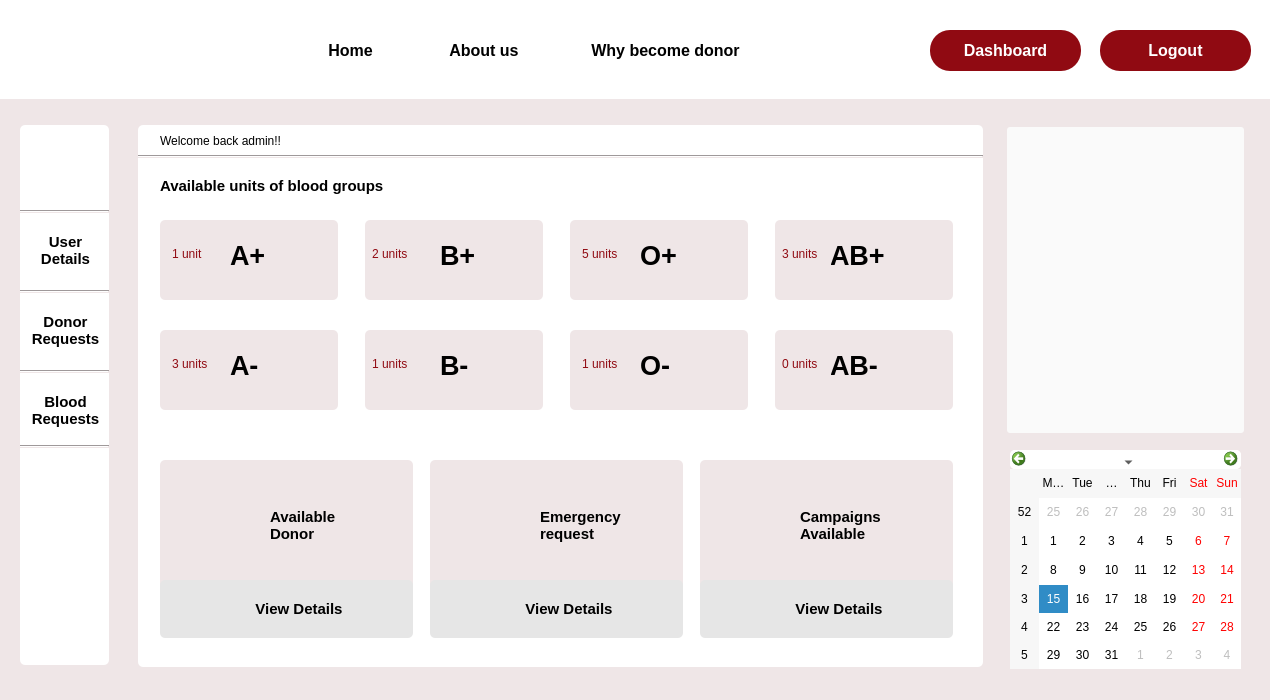
 <widget class="QDialog" name="admin_dashboard">
  <property name="geometry">
   <rect>
    <x>0</x>
    <y>0</y>
    <width>1270</width>
    <height>700</height>
   </rect>
  </property>
  <property name="windowTitle">
   <string>Dialog</string>
  </property>
  <property name="styleSheet">
   <string notr="true">background-color:#EFE6E7;</string>
  </property>
  <widget class="QLabel" name="label_44">
   <property name="geometry">
    <rect>
     <x>640</x>
     <y>340</y>
     <width>41</width>
     <height>51</height>
    </rect>
   </property>
   <property name="font">
    <font>
     <pointsize>20</pointsize>
     <bold>true</bold>
    </font>
   </property>
   <property name="cursor">
    <cursorShape>ArrowCursor</cursorShape>
   </property>
   <property name="styleSheet">
    <string notr="true"/>
   </property>
   <property name="text">
    <string>O-</string>
   </property>
  </widget>
  <widget class="QLabel" name="label_13">
   <property name="geometry">
    <rect>
     <x>775</x>
     <y>220</y>
     <width>178</width>
     <height>80</height>
    </rect>
   </property>
   <property name="cursor">
    <cursorShape>ArrowCursor</cursorShape>
   </property>
   <property name="styleSheet">
    <string notr="true">border-color: rgb(0, 0, 0);
border-radius:5px;</string>
   </property>
   <property name="text">
    <string/>
   </property>
  </widget>
  <widget class="QLabel" name="label_43">
   <property name="geometry">
    <rect>
     <x>680</x>
     <y>340</y>
     <width>63</width>
     <height>61</height>
    </rect>
   </property>
   <property name="cursor">
    <cursorShape>ArrowCursor</cursorShape>
   </property>
   <property name="styleSheet">
    <string notr="true">background-image: url(:/img/Images/blood_drop.png);</string>
   </property>
   <property name="text">
    <string/>
   </property>
  </widget>
  <widget class="QLabel" name="label_45">
   <property name="geometry">
    <rect>
     <x>890</x>
     <y>230</y>
     <width>63</width>
     <height>61</height>
    </rect>
   </property>
   <property name="cursor">
    <cursorShape>ArrowCursor</cursorShape>
   </property>
   <property name="styleSheet">
    <string notr="true">background-image: url(:/img/Images/blood_drop.png);</string>
   </property>
   <property name="text">
    <string/>
   </property>
  </widget>
  <widget class="QLabel" name="label_42">
   <property name="geometry">
    <rect>
     <x>640</x>
     <y>230</y>
     <width>41</width>
     <height>51</height>
    </rect>
   </property>
   <property name="font">
    <font>
     <pointsize>20</pointsize>
     <bold>true</bold>
    </font>
   </property>
   <property name="cursor">
    <cursorShape>ArrowCursor</cursorShape>
   </property>
   <property name="styleSheet">
    <string notr="true"/>
   </property>
   <property name="text">
    <string>O+</string>
   </property>
  </widget>
  <widget class="QLabel" name="label_18">
   <property name="geometry">
    <rect>
     <x>160</x>
     <y>131</y>
     <width>211</width>
     <height>20</height>
    </rect>
   </property>
   <property name="styleSheet">
    <string notr="true">background-color: rgb(255, 255, 255);</string>
   </property>
   <property name="text">
    <string>Welcome back admin!!</string>
   </property>
  </widget>
  <widget class="Line" name="line_2">
   <property name="geometry">
    <rect>
     <x>20</x>
     <y>290</y>
     <width>89</width>
     <height>3</height>
    </rect>
   </property>
   <property name="orientation">
    <enum>Qt::Horizontal</enum>
   </property>
  </widget>
  <widget class="QLabel" name="label_14">
   <property name="geometry">
    <rect>
     <x>570</x>
     <y>220</y>
     <width>178</width>
     <height>80</height>
    </rect>
   </property>
   <property name="cursor">
    <cursorShape>ArrowCursor</cursorShape>
   </property>
   <property name="styleSheet">
    <string notr="true">border-color: rgb(0, 0, 0);
border-radius:5px;</string>
   </property>
   <property name="text">
    <string/>
   </property>
  </widget>
  <widget class="QLabel" name="label_46">
   <property name="geometry">
    <rect>
     <x>830</x>
     <y>230</y>
     <width>66</width>
     <height>51</height>
    </rect>
   </property>
   <property name="font">
    <font>
     <pointsize>20</pointsize>
     <bold>true</bold>
    </font>
   </property>
   <property name="cursor">
    <cursorShape>ArrowCursor</cursorShape>
   </property>
   <property name="styleSheet">
    <string notr="true"/>
   </property>
   <property name="text">
    <string>AB+</string>
   </property>
  </widget>
  <widget class="QLabel" name="label_53">
   <property name="geometry">
    <rect>
     <x>540</x>
     <y>500</y>
     <width>131</width>
     <height>51</height>
    </rect>
   </property>
   <property name="font">
    <font>
     <pointsize>11</pointsize>
     <bold>true</bold>
    </font>
   </property>
   <property name="styleSheet">
    <string notr="true"/>
   </property>
   <property name="text">
    <string>Emergency
request</string>
   </property>
  </widget>
  <widget class="QLabel" name="label_6">
   <property name="geometry">
    <rect>
     <x>160</x>
     <y>220</y>
     <width>178</width>
     <height>80</height>
    </rect>
   </property>
   <property name="cursor">
    <cursorShape>ArrowCursor</cursorShape>
   </property>
   <property name="styleSheet">
    <string notr="true">border-color: rgb(0, 0, 0);
border-radius:5px;</string>
   </property>
   <property name="text">
    <string/>
   </property>
  </widget>
  <widget class="QPushButton" name="login">
   <property name="geometry">
    <rect>
     <x>930</x>
     <y>30</y>
     <width>151</width>
     <height>41</height>
    </rect>
   </property>
   <property name="font">
    <font>
     <pointsize>12</pointsize>
     <bold>true</bold>
    </font>
   </property>
   <property name="cursor">
    <cursorShape>PointingHandCursor</cursorShape>
   </property>
   <property name="styleSheet">
    <string notr="true">#login
{
 background-color:rgb(144, 10, 18);
border-radius:20px;
	color: rgb(255, 255, 255);
}

#login::hover
{
background-color:white;
	color: rgb(144, 10, 18);
}</string>
   </property>
   <property name="text">
    <string>Dashboard</string>
   </property>
  </widget>
  <widget class="QLabel" name="label_8">
   <property name="geometry">
    <rect>
     <x>365</x>
     <y>220</y>
     <width>178</width>
     <height>80</height>
    </rect>
   </property>
   <property name="cursor">
    <cursorShape>ArrowCursor</cursorShape>
   </property>
   <property name="styleSheet">
    <string notr="true">border-color: rgb(0, 0, 0);
border-radius:5px;</string>
   </property>
   <property name="text">
    <string/>
   </property>
  </widget>
  <widget class="QLabel" name="label_10">
   <property name="geometry">
    <rect>
     <x>570</x>
     <y>330</y>
     <width>178</width>
     <height>80</height>
    </rect>
   </property>
   <property name="cursor">
    <cursorShape>PointingHandCursor</cursorShape>
   </property>
   <property name="styleSheet">
    <string notr="true">border-color: rgb(0, 0, 0);
border-radius:5px;</string>
   </property>
   <property name="text">
    <string/>
   </property>
  </widget>
  <widget class="QLabel" name="label_4">
   <property name="geometry">
    <rect>
     <x>1007</x>
     <y>127</y>
     <width>237</width>
     <height>306</height>
    </rect>
   </property>
   <property name="styleSheet">
    <string notr="true">background-color: rgb(255, 255, 255);
border-radius:5px;</string>
   </property>
   <property name="text">
    <string/>
   </property>
  </widget>
  <widget class="QLabel" name="label_33">
   <property name="geometry">
    <rect>
     <x>270</x>
     <y>230</y>
     <width>63</width>
     <height>61</height>
    </rect>
   </property>
   <property name="cursor">
    <cursorShape>ArrowCursor</cursorShape>
   </property>
   <property name="styleSheet">
    <string notr="true">background-image: url(:/img/Images/blood_drop.png);</string>
   </property>
   <property name="text">
    <string/>
   </property>
  </widget>
  <widget class="QPushButton" name="about">
   <property name="geometry">
    <rect>
     <x>420</x>
     <y>30</y>
     <width>128</width>
     <height>41</height>
    </rect>
   </property>
   <property name="font">
    <font>
     <pointsize>12</pointsize>
     <bold>true</bold>
    </font>
   </property>
   <property name="cursor">
    <cursorShape>PointingHandCursor</cursorShape>
   </property>
   <property name="styleSheet">
    <string notr="true">#about

{
 background-color:rgb(255, 255, 255);
border-radius:0.5px;
}

#about::hover
{
border-bottom :3px solid rgb(144, 10, 18);
color: rgb(144, 10, 18);
}</string>
   </property>
   <property name="text">
    <string>About us</string>
   </property>
  </widget>
  <widget class="QLabel" name="label_3">
   <property name="geometry">
    <rect>
     <x>138</x>
     <y>125</y>
     <width>845</width>
     <height>542</height>
    </rect>
   </property>
   <property name="styleSheet">
    <string notr="true">background-color: rgb(255, 255, 255);
border-radius:5px;</string>
   </property>
   <property name="text">
    <string/>
   </property>
  </widget>
  <widget class="QLabel" name="label_52">
   <property name="geometry">
    <rect>
     <x>270</x>
     <y>500</y>
     <width>111</width>
     <height>51</height>
    </rect>
   </property>
   <property name="font">
    <font>
     <pointsize>11</pointsize>
     <bold>true</bold>
    </font>
   </property>
   <property name="styleSheet">
    <string notr="true"/>
   </property>
   <property name="text">
    <string>Available
Donor</string>
   </property>
  </widget>
  <widget class="QLabel" name="label_48">
   <property name="geometry">
    <rect>
     <x>830</x>
     <y>340</y>
     <width>61</width>
     <height>51</height>
    </rect>
   </property>
   <property name="font">
    <font>
     <pointsize>20</pointsize>
     <bold>true</bold>
    </font>
   </property>
   <property name="cursor">
    <cursorShape>ArrowCursor</cursorShape>
   </property>
   <property name="styleSheet">
    <string notr="true"/>
   </property>
   <property name="text">
    <string>AB-</string>
   </property>
  </widget>
  <widget class="QLabel" name="label_47">
   <property name="geometry">
    <rect>
     <x>890</x>
     <y>340</y>
     <width>63</width>
     <height>61</height>
    </rect>
   </property>
   <property name="cursor">
    <cursorShape>ArrowCursor</cursorShape>
   </property>
   <property name="styleSheet">
    <string notr="true">background-image: url(:/img/Images/blood_drop.png);</string>
   </property>
   <property name="text">
    <string/>
   </property>
  </widget>
  <widget class="QLabel" name="label_37">
   <property name="geometry">
    <rect>
     <x>480</x>
     <y>340</y>
     <width>63</width>
     <height>61</height>
    </rect>
   </property>
   <property name="cursor">
    <cursorShape>ArrowCursor</cursorShape>
   </property>
   <property name="styleSheet">
    <string notr="true">background-image: url(:/img/Images/blood_drop.png);</string>
   </property>
   <property name="text">
    <string/>
   </property>
  </widget>
  <widget class="QLabel" name="label_34">
   <property name="geometry">
    <rect>
     <x>230</x>
     <y>230</y>
     <width>41</width>
     <height>51</height>
    </rect>
   </property>
   <property name="font">
    <font>
     <pointsize>20</pointsize>
     <bold>true</bold>
    </font>
   </property>
   <property name="cursor">
    <cursorShape>ArrowCursor</cursorShape>
   </property>
   <property name="styleSheet">
    <string notr="true"/>
   </property>
   <property name="text">
    <string>A+</string>
   </property>
  </widget>
  <widget class="Line" name="line_3">
   <property name="geometry">
    <rect>
     <x>20</x>
     <y>370</y>
     <width>89</width>
     <height>3</height>
    </rect>
   </property>
   <property name="orientation">
    <enum>Qt::Horizontal</enum>
   </property>
  </widget>
  <widget class="QLabel" name="label_12">
   <property name="geometry">
    <rect>
     <x>160</x>
     <y>330</y>
     <width>178</width>
     <height>80</height>
    </rect>
   </property>
   <property name="cursor">
    <cursorShape>ArrowCursor</cursorShape>
   </property>
   <property name="styleSheet">
    <string notr="true">border-color: rgb(0, 0, 0);
border-radius:5px;</string>
   </property>
   <property name="text">
    <string/>
   </property>
  </widget>
  <widget class="QLabel" name="label_19">
   <property name="geometry">
    <rect>
     <x>160</x>
     <y>170</y>
     <width>351</width>
     <height>31</height>
    </rect>
   </property>
   <property name="font">
    <font>
     <pointsize>11</pointsize>
     <bold>true</bold>
    </font>
   </property>
   <property name="styleSheet">
    <string notr="true">background-color: rgb(255, 255, 255);</string>
   </property>
   <property name="text">
    <string>Available units of blood groups </string>
   </property>
  </widget>
  <widget class="QLabel" name="label_15">
   <property name="geometry">
    <rect>
     <x>160</x>
     <y>460</y>
     <width>253</width>
     <height>175</height>
    </rect>
   </property>
   <property name="cursor">
    <cursorShape>ArrowCursor</cursorShape>
   </property>
   <property name="styleSheet">
    <string notr="true">border-radius:5px;</string>
   </property>
   <property name="text">
    <string/>
   </property>
  </widget>
  <widget class="QLabel" name="label_7">
   <property name="geometry">
    <rect>
     <x>20</x>
     <y>0</y>
     <width>81</width>
     <height>91</height>
    </rect>
   </property>
   <property name="styleSheet">
    <string notr="true">background-color:rgb(255, 255, 255);
border-image: url(:/img/Images/logo1.png);</string>
   </property>
   <property name="text">
    <string/>
   </property>
  </widget>
  <widget class="QLabel" name="label_41">
   <property name="geometry">
    <rect>
     <x>680</x>
     <y>230</y>
     <width>63</width>
     <height>61</height>
    </rect>
   </property>
   <property name="cursor">
    <cursorShape>ArrowCursor</cursorShape>
   </property>
   <property name="styleSheet">
    <string notr="true">background-image: url(:/img/Images/blood_drop.png);</string>
   </property>
   <property name="text">
    <string/>
   </property>
  </widget>
  <widget class="Line" name="line_4">
   <property name="geometry">
    <rect>
     <x>20</x>
     <y>445</y>
     <width>89</width>
     <height>3</height>
    </rect>
   </property>
   <property name="orientation">
    <enum>Qt::Horizontal</enum>
   </property>
  </widget>
  <widget class="QPushButton" name="my_details_3">
   <property name="geometry">
    <rect>
     <x>25</x>
     <y>380</y>
     <width>81</width>
     <height>61</height>
    </rect>
   </property>
   <property name="font">
    <font>
     <pointsize>11</pointsize>
     <bold>true</bold>
    </font>
   </property>
   <property name="cursor">
    <cursorShape>PointingHandCursor</cursorShape>
   </property>
   <property name="styleSheet">
    <string notr="true">*{
 background-color:rgb(255, 255, 255);
border-radius:5px;}

#my_details_3::hover
{
background-color:white;
	color: rgb(144, 10, 18);
}
</string>
   </property>
   <property name="text">
    <string>Blood
Requests</string>
   </property>
  </widget>
  <widget class="QLabel" name="label_38">
   <property name="geometry">
    <rect>
     <x>440</x>
     <y>340</y>
     <width>41</width>
     <height>51</height>
    </rect>
   </property>
   <property name="font">
    <font>
     <pointsize>20</pointsize>
     <bold>true</bold>
    </font>
   </property>
   <property name="cursor">
    <cursorShape>ArrowCursor</cursorShape>
   </property>
   <property name="styleSheet">
    <string notr="true"/>
   </property>
   <property name="text">
    <string>B-</string>
   </property>
  </widget>
  <widget class="QLabel" name="label_17">
   <property name="geometry">
    <rect>
     <x>700</x>
     <y>460</y>
     <width>253</width>
     <height>175</height>
    </rect>
   </property>
   <property name="cursor">
    <cursorShape>ArrowCursor</cursorShape>
   </property>
   <property name="styleSheet">
    <string notr="true">border-radius:5px;</string>
   </property>
   <property name="text">
    <string/>
   </property>
  </widget>
  <widget class="QLabel" name="label_16">
   <property name="geometry">
    <rect>
     <x>430</x>
     <y>460</y>
     <width>253</width>
     <height>175</height>
    </rect>
   </property>
   <property name="cursor">
    <cursorShape>ArrowCursor</cursorShape>
   </property>
   <property name="styleSheet">
    <string notr="true">border-radius:5px;</string>
   </property>
   <property name="text">
    <string/>
   </property>
  </widget>
  <widget class="QLabel" name="label_2">
   <property name="geometry">
    <rect>
     <x>20</x>
     <y>125</y>
     <width>89</width>
     <height>540</height>
    </rect>
   </property>
   <property name="styleSheet">
    <string notr="true">background-color: rgb(255, 255, 255);
border-radius:5px;</string>
   </property>
   <property name="text">
    <string/>
   </property>
  </widget>
  <widget class="Line" name="line">
   <property name="geometry">
    <rect>
     <x>20</x>
     <y>210</y>
     <width>89</width>
     <height>3</height>
    </rect>
   </property>
   <property name="orientation">
    <enum>Qt::Horizontal</enum>
   </property>
  </widget>
  <widget class="QPushButton" name="my_details">
   <property name="geometry">
    <rect>
     <x>25</x>
     <y>220</y>
     <width>81</width>
     <height>61</height>
    </rect>
   </property>
   <property name="font">
    <font>
     <pointsize>11</pointsize>
     <bold>true</bold>
    </font>
   </property>
   <property name="cursor">
    <cursorShape>PointingHandCursor</cursorShape>
   </property>
   <property name="styleSheet">
    <string notr="true">#my_details
{
 background-color:rgb(255, 255, 255);
border-radius:5px;
}

#my_details::hover
{
	color: rgb(144, 10, 18);
}</string>
   </property>
   <property name="text">
    <string>User
Details</string>
   </property>
  </widget>
  <widget class="QLabel" name="label">
   <property name="geometry">
    <rect>
     <x>0</x>
     <y>0</y>
     <width>1280</width>
     <height>99</height>
    </rect>
   </property>
   <property name="styleSheet">
    <string notr="true">background-color: rgb(255, 255, 255);</string>
   </property>
   <property name="text">
    <string/>
   </property>
  </widget>
  <widget class="QPushButton" name="my_details_2">
   <property name="geometry">
    <rect>
     <x>25</x>
     <y>300</y>
     <width>81</width>
     <height>61</height>
    </rect>
   </property>
   <property name="font">
    <font>
     <pointsize>11</pointsize>
     <bold>true</bold>
    </font>
   </property>
   <property name="cursor">
    <cursorShape>PointingHandCursor</cursorShape>
   </property>
   <property name="styleSheet">
    <string notr="true">*{
 background-color:rgb(255, 255, 255);
border-radius:5px;}

#my_details_2::hover
{
background-color:white;
	color: rgb(144, 10, 18);
}
</string>
   </property>
   <property name="text">
    <string>Donor
Requests</string>
   </property>
  </widget>
  <widget class="QLabel" name="label_11">
   <property name="geometry">
    <rect>
     <x>365</x>
     <y>330</y>
     <width>178</width>
     <height>80</height>
    </rect>
   </property>
   <property name="cursor">
    <cursorShape>PointingHandCursor</cursorShape>
   </property>
   <property name="styleSheet">
    <string notr="true">border-color: rgb(0, 0, 0);
border-radius:5px;</string>
   </property>
   <property name="text">
    <string/>
   </property>
  </widget>
  <widget class="QLabel" name="label_50">
   <property name="geometry">
    <rect>
     <x>470</x>
     <y>500</y>
     <width>51</width>
     <height>51</height>
    </rect>
   </property>
   <property name="styleSheet">
    <string notr="true">background-image: url(:/img/Images/Donor.png);</string>
   </property>
   <property name="text">
    <string/>
   </property>
  </widget>
  <widget class="QLabel" name="label_36">
   <property name="geometry">
    <rect>
     <x>230</x>
     <y>340</y>
     <width>41</width>
     <height>51</height>
    </rect>
   </property>
   <property name="font">
    <font>
     <pointsize>20</pointsize>
     <bold>true</bold>
    </font>
   </property>
   <property name="cursor">
    <cursorShape>ArrowCursor</cursorShape>
   </property>
   <property name="styleSheet">
    <string notr="true"/>
   </property>
   <property name="text">
    <string>A-</string>
   </property>
  </widget>
  <widget class="QLabel" name="label_49">
   <property name="geometry">
    <rect>
     <x>200</x>
     <y>500</y>
     <width>53</width>
     <height>52</height>
    </rect>
   </property>
   <property name="styleSheet">
    <string notr="true">background-image: url(:/img/Images/blood_donor.png);</string>
   </property>
   <property name="text">
    <string/>
   </property>
  </widget>
  <widget class="QLabel" name="label_40">
   <property name="geometry">
    <rect>
     <x>440</x>
     <y>230</y>
     <width>41</width>
     <height>51</height>
    </rect>
   </property>
   <property name="font">
    <font>
     <pointsize>20</pointsize>
     <bold>true</bold>
    </font>
   </property>
   <property name="cursor">
    <cursorShape>ArrowCursor</cursorShape>
   </property>
   <property name="styleSheet">
    <string notr="true"/>
   </property>
   <property name="text">
    <string>B+</string>
   </property>
  </widget>
  <widget class="QLabel" name="label_9">
   <property name="geometry">
    <rect>
     <x>775</x>
     <y>330</y>
     <width>178</width>
     <height>80</height>
    </rect>
   </property>
   <property name="cursor">
    <cursorShape>ArrowCursor</cursorShape>
   </property>
   <property name="styleSheet">
    <string notr="true">border-color: rgb(0, 0, 0);
border-radius:5px;</string>
   </property>
   <property name="text">
    <string/>
   </property>
  </widget>
  <widget class="QLabel" name="label_39">
   <property name="geometry">
    <rect>
     <x>480</x>
     <y>230</y>
     <width>63</width>
     <height>61</height>
    </rect>
   </property>
   <property name="cursor">
    <cursorShape>ArrowCursor</cursorShape>
   </property>
   <property name="styleSheet">
    <string notr="true">background-image: url(:/img/Images/blood_drop.png);</string>
   </property>
   <property name="text">
    <string/>
   </property>
  </widget>
  <widget class="QPushButton" name="home">
   <property name="geometry">
    <rect>
     <x>290</x>
     <y>30</y>
     <width>121</width>
     <height>41</height>
    </rect>
   </property>
   <property name="font">
    <font>
     <pointsize>12</pointsize>
     <bold>true</bold>
    </font>
   </property>
   <property name="cursor">
    <cursorShape>PointingHandCursor</cursorShape>
   </property>
   <property name="styleSheet">
    <string notr="true">#home

{
 background-color:rgb(255, 255, 255);
border-radius:0.5px;
}
#home:hover
{
border-bottom :3px solid rgb(144, 10, 18);
color: rgb(144, 10, 18);
}</string>
   </property>
   <property name="text">
    <string>Home</string>
   </property>
  </widget>
  <widget class="QPushButton" name="why">
   <property name="geometry">
    <rect>
     <x>550</x>
     <y>30</y>
     <width>231</width>
     <height>41</height>
    </rect>
   </property>
   <property name="font">
    <font>
     <pointsize>12</pointsize>
     <bold>true</bold>
    </font>
   </property>
   <property name="cursor">
    <cursorShape>PointingHandCursor</cursorShape>
   </property>
   <property name="styleSheet">
    <string notr="true">#why

{
 background-color:rgb(255, 255, 255);
border-radius:0.5px;
}

#why::hover
{
border-bottom :3px solid rgb(144, 10, 18);
color: rgb(144, 10, 18);
}</string>
   </property>
   <property name="text">
    <string>Why become donor</string>
   </property>
  </widget>
  <widget class="QLabel" name="label_54">
   <property name="geometry">
    <rect>
     <x>800</x>
     <y>500</y>
     <width>141</width>
     <height>51</height>
    </rect>
   </property>
   <property name="font">
    <font>
     <pointsize>11</pointsize>
     <bold>true</bold>
    </font>
   </property>
   <property name="styleSheet">
    <string notr="true"/>
   </property>
   <property name="text">
    <string>Campaigns
Available</string>
   </property>
  </widget>
  <widget class="QLabel" name="label_5">
   <property name="geometry">
    <rect>
     <x>35</x>
     <y>140</y>
     <width>63</width>
     <height>61</height>
    </rect>
   </property>
   <property name="cursor">
    <cursorShape>PointingHandCursor</cursorShape>
   </property>
   <property name="styleSheet">
    <string notr="true">background-color: rgb(255, 255, 255);
border-image: url(:/img/Images/Profile.png);</string>
   </property>
   <property name="text">
    <string/>
   </property>
  </widget>
  <widget class="QCalendarWidget" name="calendarWidget">
   <property name="geometry">
    <rect>
     <x>1010</x>
     <y>450</y>
     <width>231</width>
     <height>219</height>
    </rect>
   </property>
   <property name="cursor">
    <cursorShape>PointingHandCursor</cursorShape>
   </property>
   <property name="styleSheet">
    <string notr="true">background-color: rgb(255, 255, 255);
border-radius:5px;</string>
   </property>
  </widget>
  <widget class="QLabel" name="label_35">
   <property name="geometry">
    <rect>
     <x>270</x>
     <y>340</y>
     <width>63</width>
     <height>61</height>
    </rect>
   </property>
   <property name="cursor">
    <cursorShape>ArrowCursor</cursorShape>
   </property>
   <property name="styleSheet">
    <string notr="true">background-image: url(:/img/Images/blood_drop.png);</string>
   </property>
   <property name="text">
    <string/>
   </property>
  </widget>
  <widget class="QLabel" name="label_51">
   <property name="geometry">
    <rect>
     <x>740</x>
     <y>500</y>
     <width>52</width>
     <height>52</height>
    </rect>
   </property>
   <property name="styleSheet">
    <string notr="true">background-image: url(:/img/Images/camp.png);</string>
   </property>
   <property name="text">
    <string/>
   </property>
  </widget>
  <widget class="QPushButton" name="pushButton">
   <property name="geometry">
    <rect>
     <x>430</x>
     <y>580</y>
     <width>253</width>
     <height>58</height>
    </rect>
   </property>
   <property name="font">
    <font>
     <pointsize>11</pointsize>
     <bold>true</bold>
    </font>
   </property>
   <property name="cursor">
    <cursorShape>PointingHandCursor</cursorShape>
   </property>
   <property name="styleSheet">
    <string notr="true">#pushButton{border-radius:5px;
background-color: #E6E6E6;}

#pushButton::hover
{

	color: rgb(144, 10, 18);
}</string>
   </property>
   <property name="text">
    <string>      View Details</string>
   </property>
  </widget>
  <widget class="QPushButton" name="pushButton_2">
   <property name="geometry">
    <rect>
     <x>160</x>
     <y>580</y>
     <width>253</width>
     <height>58</height>
    </rect>
   </property>
   <property name="font">
    <font>
     <pointsize>11</pointsize>
     <bold>true</bold>
    </font>
   </property>
   <property name="styleSheet">
    <string notr="true">#pushButton_2{border-radius:5px;
background-color: #E6E6E6;}

#pushButton_2::hover
{

	color: rgb(144, 10, 18);
}</string>
   </property>
   <property name="text">
    <string>      View Details</string>
   </property>
  </widget>
  <widget class="QPushButton" name="pushButton_3">
   <property name="geometry">
    <rect>
     <x>700</x>
     <y>580</y>
     <width>253</width>
     <height>58</height>
    </rect>
   </property>
   <property name="font">
    <font>
     <pointsize>11</pointsize>
     <bold>true</bold>
    </font>
   </property>
   <property name="cursor">
    <cursorShape>PointingHandCursor</cursorShape>
   </property>
   <property name="styleSheet">
    <string notr="true">#pushButton_3{border-radius:5px;
background-color: #E6E6E6;}

#pushButton_3::hover
{

	color: rgb(144, 10, 18);
}</string>
   </property>
   <property name="text">
    <string>      View Details</string>
   </property>
  </widget>
  <widget class="Line" name="line_5">
   <property name="geometry">
    <rect>
     <x>138</x>
     <y>155</y>
     <width>845</width>
     <height>3</height>
    </rect>
   </property>
   <property name="orientation">
    <enum>Qt::Horizontal</enum>
   </property>
  </widget>
  <widget class="QPushButton" name="login_2">
   <property name="geometry">
    <rect>
     <x>1100</x>
     <y>30</y>
     <width>151</width>
     <height>41</height>
    </rect>
   </property>
   <property name="font">
    <font>
     <pointsize>12</pointsize>
     <bold>true</bold>
    </font>
   </property>
   <property name="cursor">
    <cursorShape>PointingHandCursor</cursorShape>
   </property>
   <property name="styleSheet">
    <string notr="true">#login_2
{
 background-color:rgb(144, 10, 18);
border-radius:20px;
	color: rgb(255, 255, 255);
}

#login_2::hover
{
background-color:white;
	color: rgb(144, 10, 18);
}</string>
   </property>
   <property name="text">
    <string>Logout</string>
   </property>
  </widget>
  <widget class="QLineEdit" name="lineEdit">
   <property name="geometry">
    <rect>
     <x>170</x>
     <y>240</y>
     <width>51</width>
     <height>28</height>
    </rect>
   </property>
   <property name="styleSheet">
    <string notr="true">border-radius:0px;
color: rgb(144, 10, 18);</string>
   </property>
   <property name="text">
    <string>1 unit</string>
   </property>
  </widget>
  <widget class="QLineEdit" name="lineEdit_2">
   <property name="geometry">
    <rect>
     <x>370</x>
     <y>240</y>
     <width>51</width>
     <height>28</height>
    </rect>
   </property>
   <property name="styleSheet">
    <string notr="true">border-radius:0px;
color: rgb(144, 10, 18);</string>
   </property>
   <property name="text">
    <string>2 units</string>
   </property>
  </widget>
  <widget class="QLineEdit" name="lineEdit_3">
   <property name="geometry">
    <rect>
     <x>580</x>
     <y>240</y>
     <width>51</width>
     <height>28</height>
    </rect>
   </property>
   <property name="styleSheet">
    <string notr="true">border-radius:0px;
color: rgb(144, 10, 18);</string>
   </property>
   <property name="text">
    <string>5 units</string>
   </property>
  </widget>
  <widget class="QLineEdit" name="lineEdit_4">
   <property name="geometry">
    <rect>
     <x>780</x>
     <y>240</y>
     <width>51</width>
     <height>28</height>
    </rect>
   </property>
   <property name="styleSheet">
    <string notr="true">border-radius:0px;
color: rgb(144, 10, 18);</string>
   </property>
   <property name="text">
    <string>3 units</string>
   </property>
  </widget>
  <widget class="QLineEdit" name="lineEdit_5">
   <property name="geometry">
    <rect>
     <x>170</x>
     <y>350</y>
     <width>51</width>
     <height>28</height>
    </rect>
   </property>
   <property name="styleSheet">
    <string notr="true">border-radius:0px;
color: rgb(144, 10, 18);</string>
   </property>
   <property name="text">
    <string>3 units</string>
   </property>
  </widget>
  <widget class="QLineEdit" name="lineEdit_6">
   <property name="geometry">
    <rect>
     <x>370</x>
     <y>350</y>
     <width>51</width>
     <height>28</height>
    </rect>
   </property>
   <property name="styleSheet">
    <string notr="true">border-radius:0px;
color: rgb(144, 10, 18);</string>
   </property>
   <property name="text">
    <string>1 units</string>
   </property>
  </widget>
  <widget class="QLineEdit" name="lineEdit_7">
   <property name="geometry">
    <rect>
     <x>580</x>
     <y>350</y>
     <width>51</width>
     <height>28</height>
    </rect>
   </property>
   <property name="styleSheet">
    <string notr="true">border-radius:0px;
color: rgb(144, 10, 18);</string>
   </property>
   <property name="text">
    <string>1 units</string>
   </property>
  </widget>
  <widget class="QLineEdit" name="lineEdit_8">
   <property name="geometry">
    <rect>
     <x>780</x>
     <y>350</y>
     <width>51</width>
     <height>28</height>
    </rect>
   </property>
   <property name="styleSheet">
    <string notr="true">border-radius:0px;
color: rgb(144, 10, 18);</string>
   </property>
   <property name="text">
    <string>0 units</string>
   </property>
  </widget>
  <widget class="QPushButton" name="pushButton_4">
   <property name="geometry">
    <rect>
     <x>1007</x>
     <y>127</y>
     <width>237</width>
     <height>306</height>
    </rect>
   </property>
   <property name="styleSheet">
    <string notr="true">background-color: rgb(250, 250, 250);
border-radius:3px;
</string>
   </property>
   <property name="text">
    <string/>
   </property>
   <property name="icon">
    <iconset resource="Resources.qrc">
     <normaloff>:/Images/donor_day.JPG</normaloff>:/Images/donor_day.JPG</iconset>
   </property>
   <property name="iconSize">
    <size>
     <width>250</width>
     <height>400</height>
    </size>
   </property>
  </widget>
  <zorder>label_3</zorder>
  <zorder>label_4</zorder>
  <zorder>label_13</zorder>
  <zorder>label_45</zorder>
  <zorder>label_18</zorder>
  <zorder>label_14</zorder>
  <zorder>label_46</zorder>
  <zorder>label_8</zorder>
  <zorder>label_10</zorder>
  <zorder>label_12</zorder>
  <zorder>label_19</zorder>
  <zorder>label_15</zorder>
  <zorder>label_41</zorder>
  <zorder>label_17</zorder>
  <zorder>label_16</zorder>
  <zorder>label_2</zorder>
  <zorder>line</zorder>
  <zorder>my_details</zorder>
  <zorder>label</zorder>
  <zorder>my_details_2</zorder>
  <zorder>label_36</zorder>
  <zorder>label_40</zorder>
  <zorder>label_9</zorder>
  <zorder>label_39</zorder>
  <zorder>home</zorder>
  <zorder>why</zorder>
  <zorder>label_5</zorder>
  <zorder>calendarWidget</zorder>
  <zorder>label_35</zorder>
  <zorder>about</zorder>
  <zorder>login</zorder>
  <zorder>label_6</zorder>
  <zorder>label_7</zorder>
  <zorder>line_2</zorder>
  <zorder>line_3</zorder>
  <zorder>line_4</zorder>
  <zorder>my_details_3</zorder>
  <zorder>label_52</zorder>
  <zorder>label_49</zorder>
  <zorder>label_50</zorder>
  <zorder>label_53</zorder>
  <zorder>label_54</zorder>
  <zorder>label_11</zorder>
  <zorder>label_37</zorder>
  <zorder>label_38</zorder>
  <zorder>label_34</zorder>
  <zorder>label_33</zorder>
  <zorder>label_43</zorder>
  <zorder>label_44</zorder>
  <zorder>label_42</zorder>
  <zorder>label_48</zorder>
  <zorder>label_47</zorder>
  <zorder>label_51</zorder>
  <zorder>pushButton</zorder>
  <zorder>pushButton_2</zorder>
  <zorder>pushButton_3</zorder>
  <zorder>line_5</zorder>
  <zorder>login_2</zorder>
  <zorder>lineEdit</zorder>
  <zorder>lineEdit_2</zorder>
  <zorder>lineEdit_3</zorder>
  <zorder>lineEdit_4</zorder>
  <zorder>lineEdit_5</zorder>
  <zorder>lineEdit_6</zorder>
  <zorder>lineEdit_7</zorder>
  <zorder>lineEdit_8</zorder>
  <zorder>pushButton_4</zorder>
 </widget>
